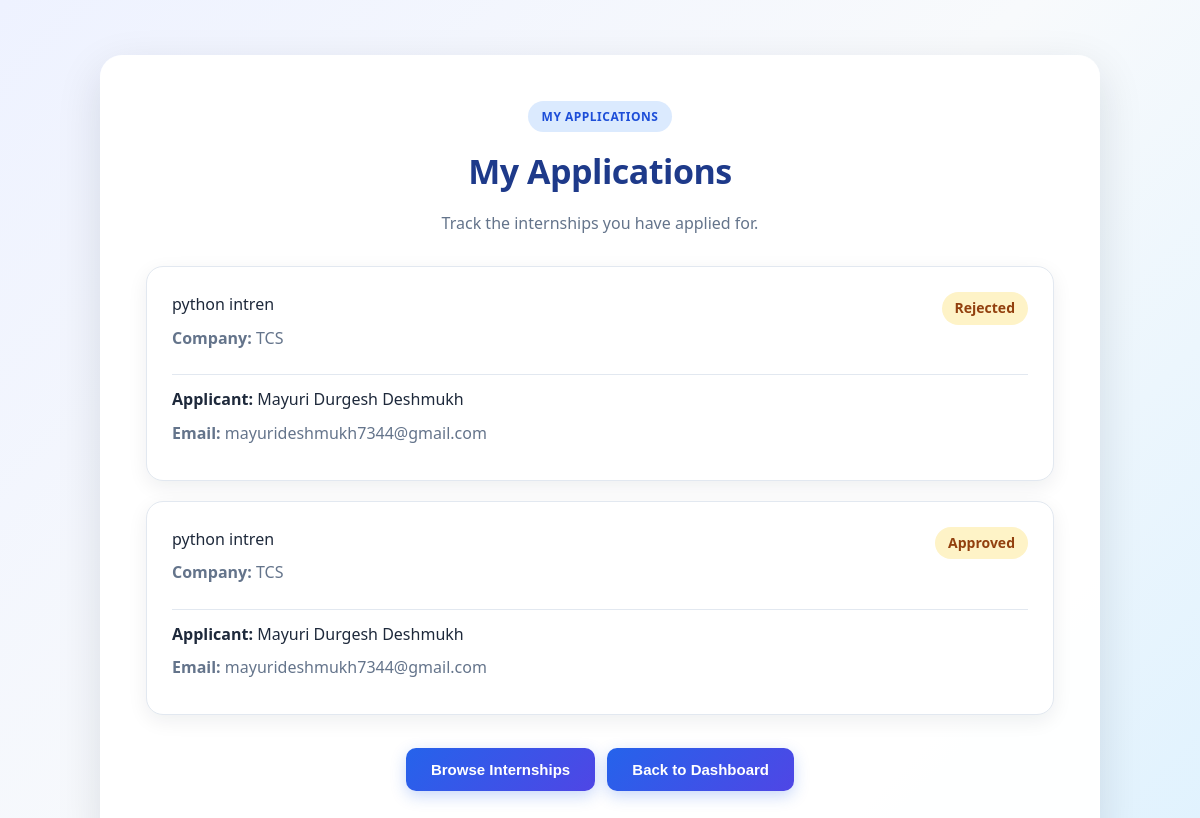
The page /applications (signed in) on the database its author committed.
### tables this page shows
CREATE TABLE applications (
            id INTEGER PRIMARY KEY AUTOINCREMENT,
            student_name TEXT NOT NULL,
            company TEXT NOT NULL,
            internship TEXT NOT NULL,
            apply_date TEXT NOT NULL,
            status TEXT NOT NULL DEFAULT 'Pending'
        , student_email TEXT);

### app.py (the view)
@app.route("/applications")
def student_applications():
    if "student_email" not in session:
        return redirect("/login")
    conn = sqlite3.connect("internships.db")
    conn.row_factory = sqlite3.Row
    cursor = conn.cursor()
    cursor.execute("""
        SELECT *
        FROM applications
        WHERE student_email = ?
        ORDER BY id DESC
    """, (session["student_email"],))
    applications = cursor.fetchall()
    conn.close()
    return render_template(
        "my_applications.html",
        applications=applications
    )

### templates/my_applications.html (shortened to what this page needs)
<!DOCTYPE html>
<html>
<head>
    <link rel="stylesheet"
          href="{{ url_for('static', filename='style.css') }}">
</head>
<body>
<div class="container applications-container">
    <div class="applications-header">
        <span class="details-badge">MY APPLICATIONS</span>
        <h1>My Applications</h1>
        <p>Track the internships you have applied for.</p>
    </div>
    {% if applications %}
        <div class="applications-list">
            {% for application in applications %}
            <div class="application-card">
                <div class="application-top">
                    <div>
                     {{ application.internship }}
                        <p>
                            <b>Company:</b>
                            {{ application.company }}
                        </p>
                    </div>
                    <span class="status">
    {{ application.status }}
</span>
                </div>
                <div class="application-details">
                        <b>     Applicant:</b>
                        {{ application.student_name }}
                    <p>
                        <b>        Email:</b>
                        {{ application.student_email }}
                    </p>
                </div>
            </div>
            {% endfor %}
        </div>
    {% endif %}
    <div class="details-buttons">
        <a href="/internships">
            <button>Browse Internships</button>
        </a>
        <a href="/dashboard">
            <button>Back to Dashboard</button>
        </a>
    </div>
</div>
</body>
</html>

### static/style.css (style rules this page uses)
* { box-sizing: border-box; margin: 0; padding: 0; }
body { font-family: "Segoe UI", Arial, sans-serif; background: linear-gradient(135deg, #eef2ff, #f8fafc, #e0f2fe); color: #1e293b; min-height: 100vh; line-height: 1.6; }
.container { width: 92%; max-width: 850px; margin: 55px auto; background: rgba(255, 255, 255, 0.96); padding: 45px; border-radius: 22px; box-shadow: 0 15px 45px rgba(15, 23, 42, 0.12); border: 1px solid rgba(255, 255, 255, 0.8); }
h1 { text-align: center; color: #1e3a8a; font-size: 34px; font-weight: 700; margin-bottom: 12px; letter-spacing: -0.5px; }
p { font-size: 16px; color: #64748b; margin: 8px 0; }
button { border: none; border-radius: 10px; padding: 13px 25px; margin: 8px 4px; font-size: 15px; font-weight: 600; cursor: pointer; background: linear-gradient(135deg, #2563eb, #4f46e5); color: white; box-shadow: 0 5px 15px rgba(37, 99, 235, 0.25); transition: all 0.25s ease; }
a { text-decoration: none; color: inherit; }
.status { display: inline-block; padding: 5px 13px; border-radius: 20px; background: #fef3c7; color: #92400e; font-size: 14px; font-weight: 600; }
.details-badge { display: inline-block; padding: 6px 14px; border-radius: 20px; background: #dbeafe; color: #1d4ed8; font-size: 12px; font-weight: 700; letter-spacing: 0.5px; }
.details-buttons { text-align: center; margin-top: 25px; }
.applications-container { max-width: 1000px; }
.applications-header { text-align: center; margin-bottom: 30px; }
.applications-header h1 { margin-top: 12px; }
.applications-list { display: flex; flex-direction: column; gap: 20px; }
.application-card { background: white; border: 1px solid #e2e8f0; border-radius: 17px; padding: 25px; box-shadow: 0 6px 20px rgba(15, 23, 42, 0.07); transition: all 0.25s ease; }
.application-top { display: flex; justify-content: space-between; align-items: flex-start; gap: 20px; padding-bottom: 15px; border-bottom: 1px solid #e2e8f0; }
.application-details { padding-top: 12px; }
.application-details p { margin: 8px 0; }

### rows shown on the page
applications: internship "python intren", company "TCS", status "Rejected", student_name "Mayuri Durgesh Deshmukh", student_email "mayurideshmukh7344@gmail.com"
applications: internship "python intren", company "TCS", status "Approved", student_name "Mayuri Durgesh Deshmukh", student_email "mayurideshmukh7344@gmail.com"
